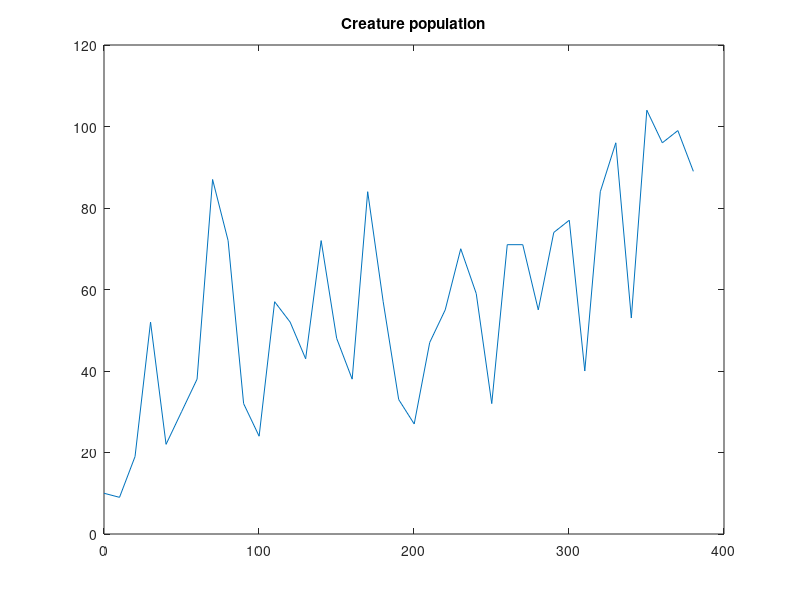

This figure's MATLAB source: (Note: this script raises an error after producing the figure.)
close all; clear; clc;

%% read data
time = csvread('time.csv');
counts = csvread('counts.csv');
velocities = csvread('velocities.csv');
sights = csvread('sights.csv');
sizes = csvread('sizes.csv');

%% Plot count
figure()
plot(time, counts);
title('Creature population');

%% Velocities histogram

figure()
for i = 1:39
   temp1 = velocities(i, :);
   temp2 = temp1(temp1 > 0);
   histogram(temp2)
   pause(0.1)
end

%% Sights
figure()
for i = 1:39
   temp1 = sights(i, :);
   temp2 = temp1(temp1 > 0);
   histogram(temp2)
   pause(0.1)
end

%% Sizes
figure()
for i = 1:39
   temp1 = sizes(i, :);
   temp2 = temp1(temp1 > 0);
   histogram(temp2)
   pause(0.1)
end